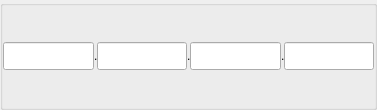
<?xml version="1.0" encoding="UTF-8"?>
<ui version="4.0">
 <class>C_SdNdeLeIpAddressWidget</class>
 <widget class="QWidget" name="C_SdNdeLeIpAddressWidget">
  <property name="geometry">
   <rect>
    <x>0</x>
    <y>0</y>
    <width>377</width>
    <height>110</height>
   </rect>
  </property>
  <property name="windowTitle">
   <string>C_SdNdeLeIpAddressWidget</string>
  </property>
  <property name="toolTip">
   <string/>
  </property>
  <layout class="QHBoxLayout" name="horizontalLayout">
   <property name="spacing">
    <number>0</number>
   </property>
   <property name="leftMargin">
    <number>0</number>
   </property>
   <property name="topMargin">
    <number>0</number>
   </property>
   <property name="rightMargin">
    <number>0</number>
   </property>
   <property name="bottomMargin">
    <number>0</number>
   </property>
   <item>
    <widget class="stw::opensyde_gui_elements::C_OgeGbxStyled" name="pc_GroupBox">
          <property name="variant" stdset="0">
           <string>Grayed</string>
          </property>
     <property name="title">
      <string/>
     </property>
     <layout class="QHBoxLayout" name="horizontalLayout_2" stretch="1,0,1,0,1,0,1">
      <property name="spacing">
       <number>0</number>
      </property>
      <property name="leftMargin">
       <number>0</number>
      </property>
      <property name="topMargin">
       <number>0</number>
      </property>
      <property name="rightMargin">
       <number>0</number>
      </property>
      <property name="bottomMargin">
       <number>0</number>
      </property>
      <item>
       <widget class="stw::opensyde_gui_elements::C_OgeLeUnified" name="pc_LineEditIpPart1">
        <property name="minimumSize">
         <size>
          <width>0</width>
          <height>28</height>
         </size>
        </property>
        <property name="maximumSize">
         <size>
          <width>16777215</width>
          <height>28</height>
         </size>
        </property>
        <property name="maxLength">
         <number>3</number>
        </property>
        <property name="alignment">
         <set>Qt::AlignCenter</set>
        </property>
       </widget>
      </item>
      <item>
       <widget class="stw::opensyde_gui_elements::C_OgeLabGenericNoPaddingNoMargins" name="pc_LabelDot1">
        <property name="sizePolicy">
         <sizepolicy hsizetype="Fixed" vsizetype="Fixed">
          <horstretch>0</horstretch>
          <verstretch>0</verstretch>
         </sizepolicy>
        </property>
        <property name="minimumSize">
         <size>
          <width>3</width>
          <height>30</height>
         </size>
        </property>
        <property name="maximumSize">
         <size>
          <width>3</width>
          <height>30</height>
         </size>
        </property>
        <property name="autoFillBackground">
         <bool>false</bool>
        </property>
        <property name="text">
         <string>.</string>
        </property>
       </widget>
      </item>
      <item>
       <widget class="stw::opensyde_gui_elements::C_OgeLeUnified" name="pc_LineEditIpPart2">
        <property name="minimumSize">
         <size>
          <width>0</width>
          <height>28</height>
         </size>
        </property>
        <property name="maximumSize">
         <size>
          <width>16777215</width>
          <height>28</height>
         </size>
        </property>
        <property name="maxLength">
         <number>3</number>
        </property>
        <property name="alignment">
         <set>Qt::AlignCenter</set>
        </property>
       </widget>
      </item>
      <item>
       <widget class="stw::opensyde_gui_elements::C_OgeLabGenericNoPaddingNoMargins" name="pc_LabelDot2">
        <property name="sizePolicy">
         <sizepolicy hsizetype="Fixed" vsizetype="Fixed">
          <horstretch>0</horstretch>
          <verstretch>0</verstretch>
         </sizepolicy>
        </property>
        <property name="minimumSize">
         <size>
          <width>3</width>
          <height>30</height>
         </size>
        </property>
        <property name="maximumSize">
         <size>
          <width>3</width>
          <height>30</height>
         </size>
        </property>
        <property name="text">
         <string>.</string>
        </property>
       </widget>
      </item>
      <item>
       <widget class="stw::opensyde_gui_elements::C_OgeLeUnified" name="pc_LineEditIpPart3">
        <property name="minimumSize">
         <size>
          <width>0</width>
          <height>28</height>
         </size>
        </property>
        <property name="maximumSize">
         <size>
          <width>16777215</width>
          <height>28</height>
         </size>
        </property>
        <property name="maxLength">
         <number>3</number>
        </property>
        <property name="alignment">
         <set>Qt::AlignCenter</set>
        </property>
       </widget>
      </item>
      <item>
       <widget class="stw::opensyde_gui_elements::C_OgeLabGenericNoPaddingNoMargins" name="pc_LabelDot3">
        <property name="sizePolicy">
         <sizepolicy hsizetype="Fixed" vsizetype="Fixed">
          <horstretch>0</horstretch>
          <verstretch>0</verstretch>
         </sizepolicy>
        </property>
        <property name="minimumSize">
         <size>
          <width>3</width>
          <height>30</height>
         </size>
        </property>
        <property name="maximumSize">
         <size>
          <width>3</width>
          <height>30</height>
         </size>
        </property>
        <property name="text">
         <string>.</string>
        </property>
       </widget>
      </item>
      <item>
       <widget class="stw::opensyde_gui_elements::C_OgeLeUnified" name="pc_LineEditIpPart4">
        <property name="minimumSize">
         <size>
          <width>0</width>
          <height>28</height>
         </size>
        </property>
        <property name="maximumSize">
         <size>
          <width>16777215</width>
          <height>28</height>
         </size>
        </property>
        <property name="maxLength">
         <number>3</number>
        </property>
        <property name="alignment">
         <set>Qt::AlignCenter</set>
        </property>
       </widget>
      </item>
     </layout>
    </widget>
   </item>
  </layout>
 </widget>
 <customwidgets>
  <customwidget>
   <class>stw::opensyde_gui_elements::C_OgeLeUnified</class>
   <extends>QLineEdit</extends>
   <header>C_OgeLeUnified.hpp</header>
  </customwidget>
  <customwidget>
   <class>stw::opensyde_gui_elements::C_OgeLabGenericNoPaddingNoMargins</class>
   <extends>QLabel</extends>
   <header>C_OgeLabGenericNoPaddingNoMargins.hpp</header>
  </customwidget>
  <customwidget>
   <class>stw::opensyde_gui_elements::C_OgeGbxStyled</class>
   <extends>QGroupBox</extends>
   <header>C_OgeGbxStyled.hpp</header>
   <container>1</container>
  </customwidget>
 </customwidgets>
 <tabstops>
  <tabstop>pc_LineEditIpPart1</tabstop>
  <tabstop>pc_LineEditIpPart2</tabstop>
  <tabstop>pc_LineEditIpPart3</tabstop>
  <tabstop>pc_LineEditIpPart4</tabstop>
 </tabstops>
 <resources/>
 <connections/>
</ui>
